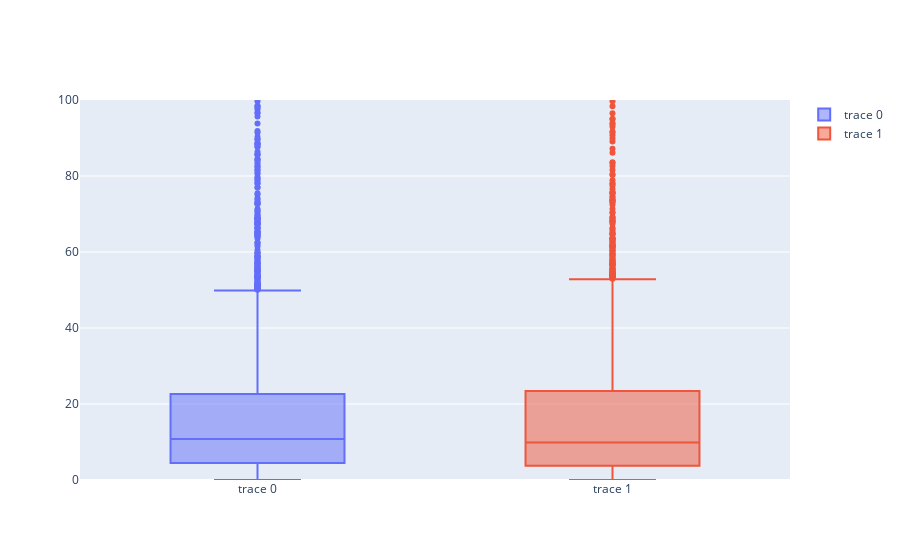

The notebook cell this image was saved under:
### Code cell
trace_one = go.Box(y = df[df['diff_OC']>=0]['diff_OC'])
trace_two = go.Box(y = abs(df[df['diff_OC']<0]['diff_OC']))

data = [trace_one, trace_two]
fig = go.Figure(data)
fig.update_yaxes(range=[0, 100])
fig.show()

### Figure 1 — Plotly figure (JSON) as saved in the notebook; plotly's stock layout.template omitted (floating-point values rounded to 4 significant figures; data arrays with more than 128 entries replaced by an {"elided": "..."} marker saying what was removed)
{"data": [{"type": "box", "y": {"elided": "2532 float values"}}, {"type": "box", "y": {"elided": "2259 float values"}}], "layout": {"yaxis": {"range": [0, 100]}}}
